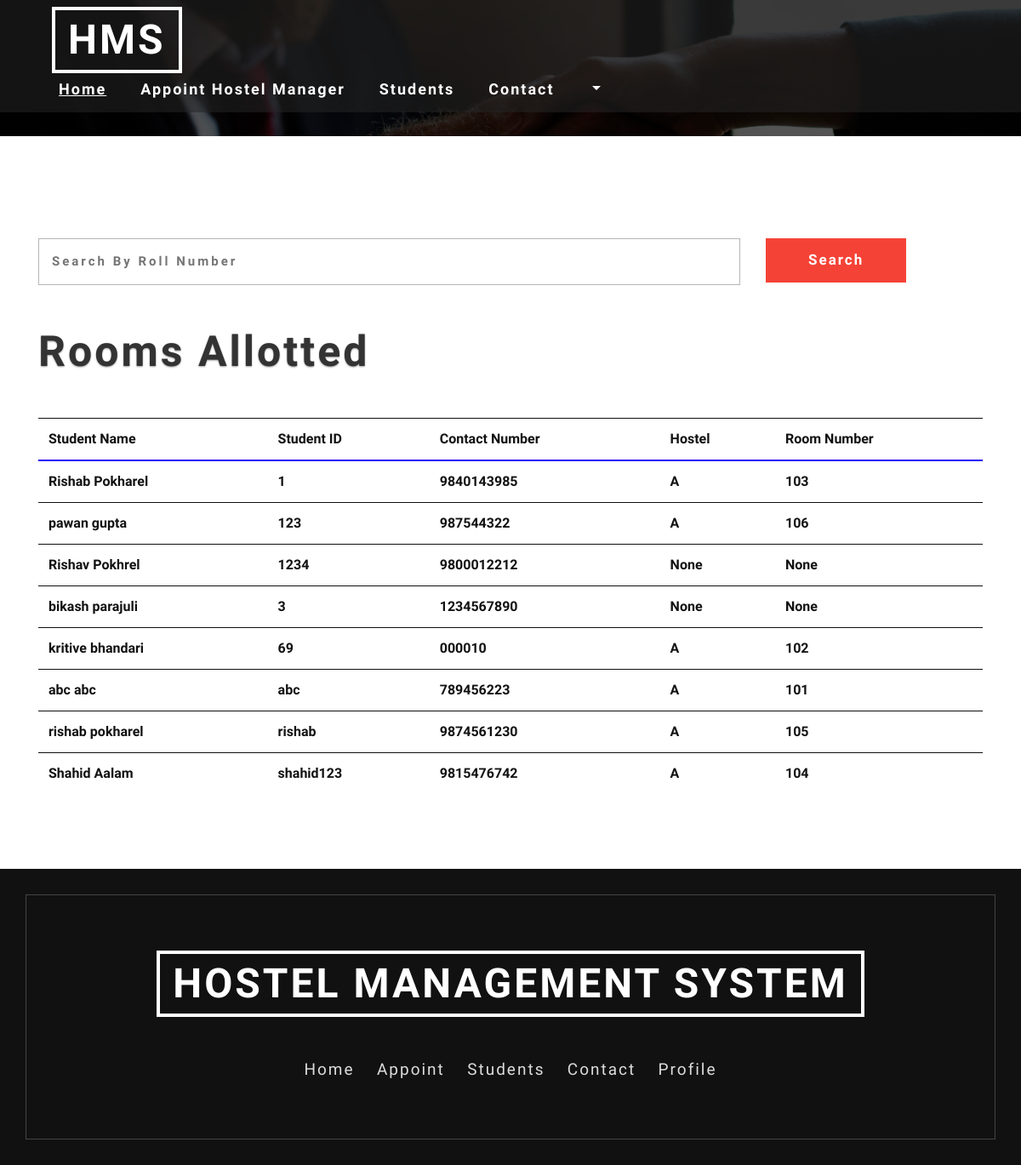
The page /admin/students.php on the database its author committed.
### tables this page shows
CREATE TABLE `student` (
  `Student_id` varchar(255) NOT NULL,
  `Fname` varchar(255) NOT NULL,
  `Lname` varchar(255) NOT NULL,
  `Mob_no` varchar(255) NOT NULL,
  `Dept` varchar(255) NOT NULL,
  `Year_of_study` varchar(255) NOT NULL,
  `Pwd` longtext NOT NULL,
  `Hostel_id` int(10) DEFAULT NULL,
  `Room_id` int(10) DEFAULT NULL
);

CREATE TABLE `hostel` (
  `Hostel_id` int(10) NOT NULL,
  `Hostel_name` varchar(255) NOT NULL,
  `current_no_of_rooms` varchar(255) DEFAULT NULL,
  `No_of_rooms` varchar(255) DEFAULT NULL,
  `No_of_students` varchar(255) DEFAULT NULL
);

CREATE TABLE `room` (
  `Room_id` int(10) NOT NULL,
  `Hostel_id` int(10) NOT NULL,
  `Room_No` int(10) NOT NULL,
  `Allocated` tinyint(1) DEFAULT 0
);

### admin/students.php (the view, shortened to what this page needs)
<!DOCTYPE html>
<html lang="en">
<head>
	<link rel="stylesheet" href="../web_home/css_home/bootstrap.css">
	<link rel="stylesheet" href="../web_home/css_home/style.css" type="text/css" media="all" />
	<link rel="stylesheet" href="../web_home/css_home/fontawesome-all.css">
</head>
<body>
<div class="inner-page-banner" id="home">
	<header>
		<div class="container agile-banner_nav">
			<nav class="navbar navbar-expand-lg navbar-light bg-light">
				<h1><a class="navbar-brand" href="admin_home.php">HMS</a>
				<div class="collapse navbar-collapse justify-content-center" id="navbarSupportedContent">
					<ul class="navbar-nav ml-auto">
						<li class="nav-item active">
							<a class="nav-link" href="admin_home.php">Home <span class="sr-only">(current)</span></a>
						</li>
						<li class="nav-item">
							<a class="nav-link" href="create_hm.php">Appoint Hostel Manager</a>
						</li>
						<li class="nav-item">
							<a class="nav-link" href="students.php">Students</a>
						</li>
						<li class="nav-item">
							<a class="nav-link" href="admin_contact.php">Contact</a>
						</li>
			            <li class="dropdown nav-item">
						<a href="#" class="dropdown-toggle nav-link" data-toggle="dropdown"><?php echo $_SESSION['username']; ?>
						</a>
					</li>
					</ul>
				</div>
			</nav>
		</div>
	</header>
</div>
<br><br><br>
<section class="contact py-5">
	<div class="container">
			<div class="mail_grid_w3l">
				<form action="students.php" method="post">
					<div class="row">
					        <div class="col-md-9">
							<input type="text" placeholder="Search by Roll Number" name="search_box">
							</div>
							<div class="col-md-3">
							<input type="submit" value="Search" name="search"></input>
							</div>
					</div>
				</form>
			</div>
	</div>
</section>
<div class="container">
<h2 class="heading text-capitalize mb-sm-5 mb-4"> Rooms Allotted </h2>
<?php
   $query1 = "SELECT * FROM Student";
   $result1 = mysqli_query($conn,$query1);
?>
  <table class="table table-hover">
    <thead>
      <tr>
        <th>Student Name</th>
        <th>Student ID</th>
        <th>Contact Number</th>
        <th>Hostel</th>
        <th>Room Number</th>
      </tr>
    </thead>
    <tbody>
    <?php
      if(mysqli_num_rows($result1)==0){
         echo '<tr><td colspan="4">No Rows Returned</td></tr>';
      }
      else{
      	while($row1 = mysqli_fetch_assoc($result1)){
            $room_id = $row1['Room_id'];
            $HID = $row1['Hostel_id'];
            $query7 = "SELECT * FROM Room WHERE Room_id = '$room_id'";
            $result7 = mysqli_query($conn,$query7);
            $row7 = mysqli_fetch_assoc($result7);
            $room_no = $row7['Room_No'];
            $query99 = "SELECT * FROM Hostel WHERE Hostel_id = '$HID'";
            $result99 = mysqli_query($conn,$query99);
            $row99 = mysqli_fetch_assoc($result99);
            $HNM = $row99['Hostel_name'];
            if (!$HNM) {
              $HNM='None';
            }
            if(!$room_no){
              $room_no='None';
            }
            $student_name = $row1['Fname']." ".$row1['Lname'];
      		echo "<tr><td>{$student_name}</td><td>{$row1['Student_id']}</td><td>{$row1['Mob_no']}</td><td>{$HNM}</td><td>{$room_no}</td></tr>\n";
      	}
      }
    ?>
    </tbody>
  </table>
</div>
<br>
<br>
<br>
<footer class="py-5">
	<div class="container py-md-5">
		<div class="footer-logo mb-5 text-center">
			<a class="navbar-brand" href="home.php" target="_blank"><span class="display"> HOSTEL MANAGEMENT SYSTEM</span></a>
		</div>
		<div class="footer-grid">
			<div class="list-footer">
				<ul class="footer-nav text-center">
					<li>
						<a href="admin_home.php">Home</a>
					</li>
					<li>
						<a href="create_hm.php">Appoint</a>
					</li>
					<li>
						<a href="students.php">Students</a>
					</li>
					<li>
						<a href="admin_contact.php">Contact</a>
					</li>
					<li>
						<a href="admin_profile.php">Profile</a>
					</li>
				</ul>
			</div>
		</div>
	</div>
</footer>
</body>
</html>

### web_home/css_home/style.css (style rules this page uses)
body { padding:0; margin:0; position:relative; font-family: 'Poiret One', cursive; }
body a { transition:0.5s all; -webkit-transition:0.5s all; -moz-transition:0.5s all; -o-transition:0.5s all; -ms-transition:0.5s all; }
input[type="button"],input[type="submit"],.contact-form input[type="submit"] { transition:0.5s all; -webkit-transition:0.5s all; -moz-transition:0.5s all; -o-transition:0.5s all; -ms-transition:0.5s all; }
h1,h2,h3,h4,h5,h6 { margin:0; }
ul { margin:0; padding:0; }
header { position: absolute; z-index: 9; width: 100%; background: rgba(37, 37, 37, 0.54); }
.bg-light { background-color: transparent !important; }
h1 { font-size: inherit; }
.navbar-nav > li { margin-right: 1.5em; }
.navbar-light .navbar-nav .show > .nav-link, .navbar-light .navbar-nav .active > .nav-link, .navbar-light .navbar-nav .nav-link.show, .navbar-light .navbar-nav .nav-link.active { color: #fff; font-size: 18px; font-weight: 700; letter-spacing: 2px; text-decoration: underline; }
.navbar-light .navbar-nav .nav-link { color: #fff; font-size: 18px; font-weight: 700; letter-spacing: 2px; }
.navbar-light .navbar-brand { color: #fff; font-size: 3em; text-decoration: none; border: 4px solid #fff; text-transform: uppercase; font-weight: 700; margin: 0; text-align: center; letter-spacing: 3px; padding: 10px 15px; line-height: 50px; }
.navbar-brand span { display: block; }
h3.heading,h2.heading { font-size: 50px; font-weight: 700; letter-spacing: 3px; color: #333; text-shadow: 0 1px 2px rgba(0, 0, 0, 0.4); }
footer { background: #111; position: relative; z-index: 1; }
footer:after { position: absolute; content: ''; left: 30px; right: 30px; bottom: 30px; top: 30px; border: 1px solid #444; z-index: -1; }
.footer-logo a.navbar-brand { color: #fff; font-size: 3em; text-decoration: none; border: 4px solid #fff; text-transform: uppercase; font-weight: 700; margin: 0; letter-spacing: 3px; padding: 10px 15px; line-height: 50px; }
.footer-nav li { list-style-type: none; display: inline-block; margin: 0px .7em; border-bottom: 2px solid rgba(226, 222, 222, 0); }
ul.footer-nav li a { color: #ddd; font-size: 19px; letter-spacing: 2px; display: inline-block; }
.inner-page-banner { background: url('../images/1.jpg') no-repeat center; height: 20vh; background-size: cover; }
.mail_grid_w3l input[type="text"], .mail_grid_w3l input[type="email"],.mail_grid_w3l input[type="number"],.mail_grid_w3l input[type="password"], .mail_grid_w3l textarea { outline: none; padding: 15px; font-size: 15px; color: #101010; background: none; width: 100%; border: 1px solid #b5b5b5; letter-spacing: 3px; font-weight: bold; text-transform: capitalize; }
.mail_grid_w3l input[type="submit"] { outline: none; padding: 13px 50px; font-size: 17px; color: #fff; font-weight: 600; background: #F44336; border: none; text-transform: capitalize; letter-spacing: 2px; }

### rows shown on the page
student: student_name "Rishab Pokharel", Student_id "1", Mob_no "9840143985", Hostel.Hostel_name "A", Room.Room_No "103"
student: student_name "pawan gupta", Student_id "123", Mob_no "987544322", Hostel.Hostel_name "A", Room.Room_No "106"
student: student_name "Rishav Pokhrel", Student_id "1234", Mob_no "9800012212", HNM "None", room_no "None"
student: student_name "bikash parajuli", Student_id "3", Mob_no "1234567890", HNM "None", room_no "None"
student: student_name "kritive bhandari", Student_id "69", Mob_no "000010", Hostel.Hostel_name "A", Room.Room_No "102"
student: student_name "abc abc", Student_id "abc", Mob_no "789456223", Hostel.Hostel_name "A", Room.Room_No "101"
student: student_name "rishab pokharel", Student_id "rishab", Mob_no "9874561230", Hostel.Hostel_name "A", Room.Room_No "105"
student: student_name "Shahid Aalam", Student_id "shahid123", Mob_no "9815476742", Hostel.Hostel_name "A", Room.Room_No "104"
